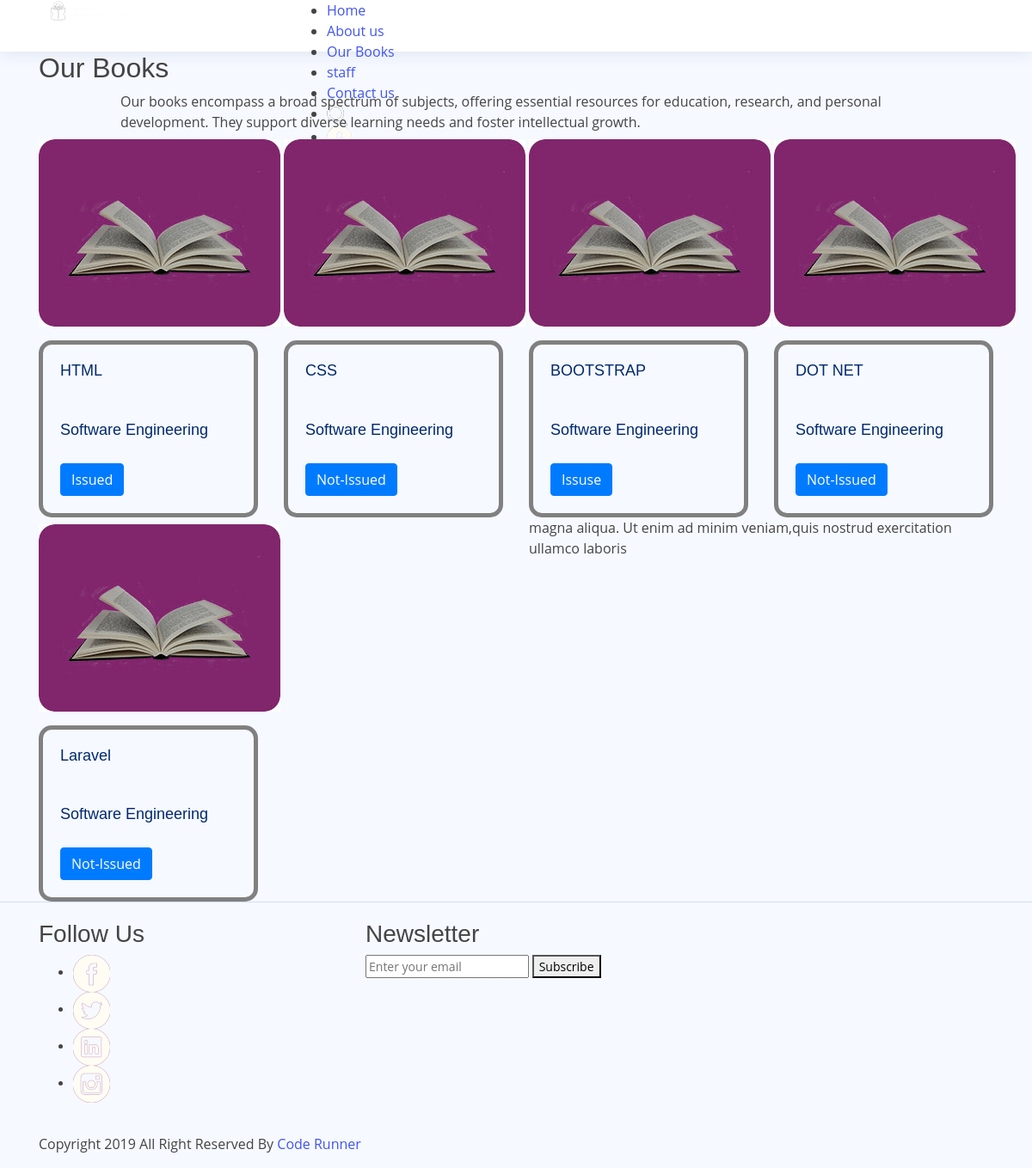
/ourbooks/ (signed in), run on the app's committed database.
### home/models.py (models this page shows, shortened)
class AddBook(models.Model):
    user = models.ForeignKey(User,default = 1, on_delete=models.CASCADE)
    bookid=CharField(max_length=10)
    bookname=CharField(max_length=50)
    subject=CharField(max_length=20)
    category= models.CharField(max_length = 10)

### home/views.py (the view)
# urls.py: path('ourbooks/',views.ourbooks,name='ourbooks'),
def ourbooks(request):
    Book = AddBook.objects.all()
    return render(request,'ourbooks.html',{'Book':Book})

### templates/ourbooks.html (shortened to what this page needs)
{% load static %}
<!DOCTYPE html>
<html lang="en" dir="ltr">
<head>
   <link rel="stylesheet" href="{% static 'css/bootstrap.min.css' %}">
   <link rel="stylesheet" href="{% static 'css/style.css' %}">
   <link rel="stylesheet" href="{% static 'css/responsive.css' %}">
   <link rel="stylesheet" href="{% static 'css/jquery.mCustomScrollbar.min.css' %}">
</head>
<body class="main-layout Books-bg">
   <header>
      <div class="header">
         <div class="container">
            <div class="row">
               <div class="col-xl-3 col-lg-3 col-md-3 col-sm-3 col logo_section">
                  <div class="full">
                     <div class="center-desk">
                        <div class="logo"> <a href="index.html"><img src="{% static 'images/logo2.png' %}" alt="#"></a>
                        </div>
                     </div>
                  </div>
               </div>
               <div class="col-xl-9 col-lg-9 col-md-9 col-sm-9">
                  <div class="menu-area">
                     <div class="limit-box">
                        <nav class="main-menu">
                           <ul class="menu-area-main">
                              <li> <a href="/">Home</a> </li>
                              <li> <a href="/aboutus/">About us</a> </li>
                              <li class="active"><a href="/ourbooks/">Our Books</a></li>
                              <li><a href="/staff/">staff</a></li>
                              <li><a href="/contactus/">Contact us</a></li>
                              <li class="mean-last"> <a href="#"><img src="{% static 'images/search_icon.png' %}"
                                       alt="#" /></a> </li>
                              <li class="mean-last"> <a href="#"><img src="{% static 'images/top-icon.png' %}"
                                       alt="#" /></a> </li>
                           </ul>
                        </nav>
                     </div>
                  </div>
               </div>
            </div>
         </div>
      </div>
   </header>
   <div class="about-bg">
      <div class="container">
         <div class="row">
            <div class="col-xl-12 col-lg-12 col-md-12 col-sm-12">
               <div class="abouttitle">
                  <h2>Our Books</h2>
               </div>
            </div>
         </div>
      </div>
   </div>
   <div class="Books">
      <div class="container">
         <div class="row">
            <div class="col-md-10 offset-md-1">
               <div class="titlepage">
                  <span>
                     Our books encompass a broad spectrum of subjects, offering essential resources for education, research, and personal development. They support diverse learning needs and foster intellectual growth.</span>
               </div>
            </div>
         </div>
         <div class="row box">
            {% if user.is_authenticated %}
         {% for info in Book %}
            <div class="col-xl-3 col-lg-3 col-md-3 col-sm-12">
               <div class="book-box">
                  <figure><img src="{% static 'images/book-1.jpg' %}" alt="img" /></figure>
                  <div class="card-body" style="border: grey 5px solid; border-radius: 15px;">
                     <h2 class="card-title">{{info.bookname}}</h2>
                     <h4 class="card-title">{{info.subject}}</h4>
                     <a href="#" class="btn btn-primary">{{info.category}}</a>
                   </div>
               </div>
            </div>
    {% endfor %}
    {% else %}
    <div class="alert">
      <span class="closebtn" onclick="this.parentElement.style.display='none';">&times;</span>
      <strong>Danger!</strong> you must be logged in to view this page.
    </div>
    {% endif %}
            <div class="col-md-6 offset-md-3">
               <p>magna aliqua. Ut enim ad minim veniam,quis nostrud exercitation ullamco laboris</p>
            </div>
         </div>
               </div>
   </div>
   <footer>
      <div class="footer">
         <div class="container">
            <div class="row pdn-top-30">
               <div class="col-xl-4 col-lg-4 col-md-4 col-sm-12">
                  <div class="Follow">
                     <h3>Follow Us</h3>
                  </div>
                  <ul class="location_icon">
                     <li> <a href="#"><img src="{% static 'icon/facebook.png' %}"></a></li>
                     <li> <a href="#"><img src="{% static 'icon/Twitter.png' %}"></a></li>
                     <li> <a href="#"><img src="{% static 'icon/linkedin.png' %}"></a></li>
                     <li> <a href="#"><img src="{% static 'icon/instagram.png' %}"></a></li>
                  </ul>
               </div>
               <div class="col-xl-8 col-lg-8 col-md-8 col-sm-12">
                  <div class="Follow">
                     <h3>Newsletter</h3>
                  </div>
                  <input class="Newsletter" placeholder="Enter your email" type="Enter your email">
                  <button class="Subscribe">Subscribe</button>
               </div>
            </div>
         </div>
      </div>
      <div class="copyright">
         <div class="container">
            <p>Copyright 2019 All Right Reserved By <a href="https://www.youtube.com/@CodeRunnerSolution">Code
                  Runner</a></p>
         </div>
      </div>
   </footer>
</body>
</html>

### static/assets/css/style.css (style rules this page uses)
:root { scroll-behavior: smooth; }
body { font-family: "Open Sans", sans-serif; background: #f6f9ff; color: #444444; }
a { color: #4154f1; text-decoration: none; }
h1, h2, h3, h4, h5, h6 { font-family: "Nunito", sans-serif; }
.card-title { padding: 20px 0 15px 0; font-size: 18px; font-weight: 500; color: #012970; font-family: "Poppins", sans-serif; }
.card-body { padding: 0 20px 20px 20px; }
.logo { line-height: 1; }
@media (min-width: 1200px) { .logo { width: 280px; } }
.logo img { max-height: 26px; margin-right: 6px; }
.header { transition: all 0.5s; z-index: 997; height: 60px; box-shadow: 0px 2px 20px rgba(1, 41, 112, 0.1); background-color: #fff; padding-left: 20px; }
.footer { padding: 20px 0; font-size: 14px; transition: all 0.3s; border-top: 1px solid #cddfff; }

### data on the page
AddBook: bookname "HTML", subject "Software Engineering", category "Issued"
AddBook: bookname "CSS", subject "Software Engineering", category "Not-Issued"
AddBook: bookname "BOOTSTRAP", subject "Software Engineering", category "Issuse"
AddBook: bookname "DOT NET", subject "Software Engineering", category "Not-Issued"
AddBook: bookname "Laravel", subject "Software Engineering", category "Not-Issued"
